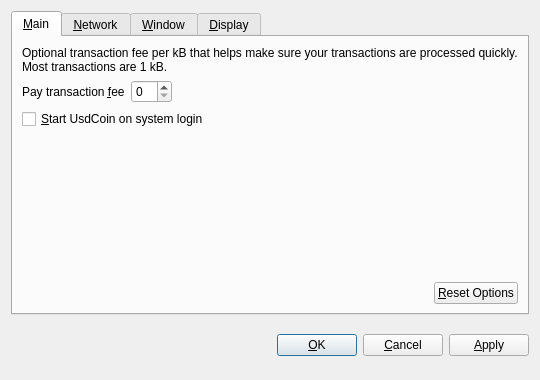
<?xml version="1.0" encoding="UTF-8"?>
<ui version="4.0">
 <class>OptionsDialog</class>
 <widget class="QDialog" name="OptionsDialog">
  <property name="geometry">
   <rect>
    <x>0</x>
    <y>0</y>
    <width>540</width>
    <height>380</height>
   </rect>
  </property>
  <property name="windowTitle">
   <string>Options</string>
  </property>
  <property name="modal">
   <bool>true</bool>
  </property>
  <layout class="QVBoxLayout" name="verticalLayout">
   <item>
    <widget class="QTabWidget" name="tabWidget">
     <property name="tabPosition">
      <enum>QTabWidget::North</enum>
     </property>
     <property name="currentIndex">
      <number>0</number>
     </property>
     <widget class="QWidget" name="tabMain">
      <attribute name="title">
       <string>&amp;Main</string>
      </attribute>
      <layout class="QVBoxLayout" name="verticalLayout_Main">
       <item>
        <widget class="QLabel" name="transactionFeeInfoLabel">
         <property name="text">
          <string>Optional transaction fee per kB that helps make sure your transactions are processed quickly. Most transactions are 1 kB.</string>
         </property>
         <property name="textFormat">
          <enum>Qt::PlainText</enum>
         </property>
         <property name="wordWrap">
          <bool>true</bool>
         </property>
        </widget>
       </item>
       <item>
        <layout class="QHBoxLayout" name="horizontalLayout_1_Main">
         <item>
          <widget class="QLabel" name="transactionFeeLabel">
           <property name="text">
            <string>Pay transaction &amp;fee</string>
           </property>
           <property name="textFormat">
            <enum>Qt::PlainText</enum>
           </property>
           <property name="buddy">
            <cstring>transactionFee</cstring>
           </property>
          </widget>
         </item>
         <item>
          <widget class="BitcoinAmountField" name="transactionFee"/>
         </item>
         <item>
          <spacer name="horizontalSpacer_1_Main">
           <property name="orientation">
            <enum>Qt::Horizontal</enum>
           </property>
           <property name="sizeHint" stdset="0">
            <size>
             <width>40</width>
             <height>20</height>
            </size>
           </property>
          </spacer>
         </item>
        </layout>
       </item>
       <item>
        <widget class="QCheckBox" name="bitcoinAtStartup">
         <property name="toolTip">
          <string>Automatically start UsdCoin after logging in to the system.</string>
         </property>
         <property name="text">
          <string>&amp;Start UsdCoin on system login</string>
         </property>
        </widget>
       </item>
       <item>
        <spacer name="verticalSpacer_Main">
         <property name="orientation">
          <enum>Qt::Vertical</enum>
         </property>
         <property name="sizeHint" stdset="0">
          <size>
           <width>20</width>
           <height>40</height>
          </size>
         </property>
        </spacer>
       </item>
       <item>
        <layout class="QHBoxLayout" name="horizontalLayout_2_Main">
         <item>
          <spacer name="horizontalSpacer_2_Main">
           <property name="orientation">
            <enum>Qt::Horizontal</enum>
           </property>
           <property name="sizeHint" stdset="0">
            <size>
             <width>40</width>
             <height>20</height>
            </size>
           </property>
          </spacer>
         </item>
         <item>
          <widget class="QPushButton" name="resetButton">
           <property name="toolTip">
            <string>Reset all client options to default.</string>
           </property>
           <property name="text">
            <string>&amp;Reset Options</string>
           </property>
           <property name="autoDefault">
            <bool>false</bool>
           </property>
          </widget>
         </item>
        </layout>
       </item>
      </layout>
     </widget>
     <widget class="QWidget" name="tabNetwork">
      <attribute name="title">
       <string>&amp;Network</string>
      </attribute>
      <layout class="QVBoxLayout" name="verticalLayout_Network">
       <item>
        <widget class="QCheckBox" name="mapPortUpnp">
         <property name="toolTip">
          <string>Automatically open the UsdCoin client port on the router. This only works when your router supports UPnP and it is enabled.</string>
         </property>
         <property name="text">
          <string>Map port using &amp;UPnP</string>
         </property>
        </widget>
       </item>
       <item>
        <widget class="QCheckBox" name="connectSocks">
         <property name="toolTip">
          <string>Connect to the UsdCoin network through a SOCKS proxy (e.g. when connecting through Tor).</string>
         </property>
         <property name="text">
          <string>&amp;Connect through SOCKS proxy:</string>
         </property>
        </widget>
       </item>
       <item>
        <layout class="QHBoxLayout" name="horizontalLayout_Network">
         <item>
          <widget class="QLabel" name="proxyIpLabel">
           <property name="text">
            <string>Proxy &amp;IP:</string>
           </property>
           <property name="textFormat">
            <enum>Qt::PlainText</enum>
           </property>
           <property name="buddy">
            <cstring>proxyIp</cstring>
           </property>
          </widget>
         </item>
         <item>
          <widget class="QValidatedLineEdit" name="proxyIp">
           <property name="maximumSize">
            <size>
             <width>140</width>
             <height>16777215</height>
            </size>
           </property>
           <property name="toolTip">
            <string>IP address of the proxy (e.g. 127.0.0.1)</string>
           </property>
          </widget>
         </item>
         <item>
          <widget class="QLabel" name="proxyPortLabel">
           <property name="text">
            <string>&amp;Port:</string>
           </property>
           <property name="textFormat">
            <enum>Qt::PlainText</enum>
           </property>
           <property name="buddy">
            <cstring>proxyPort</cstring>
           </property>
          </widget>
         </item>
         <item>
          <widget class="QLineEdit" name="proxyPort">
           <property name="maximumSize">
            <size>
             <width>55</width>
             <height>16777215</height>
            </size>
           </property>
           <property name="toolTip">
            <string>Port of the proxy (e.g. 9050)</string>
           </property>
          </widget>
         </item>
         <item>
          <widget class="QLabel" name="socksVersionLabel">
           <property name="text">
            <string>SOCKS &amp;Version:</string>
           </property>
           <property name="textFormat">
            <enum>Qt::PlainText</enum>
           </property>
           <property name="buddy">
            <cstring>socksVersion</cstring>
           </property>
          </widget>
         </item>
         <item>
          <widget class="QValueComboBox" name="socksVersion">
           <property name="toolTip">
            <string>SOCKS version of the proxy (e.g. 5)</string>
           </property>
          </widget>
         </item>
         <item>
          <spacer name="horizontalSpacer_Network">
           <property name="orientation">
            <enum>Qt::Horizontal</enum>
           </property>
           <property name="sizeHint" stdset="0">
            <size>
             <width>40</width>
             <height>20</height>
            </size>
           </property>
          </spacer>
         </item>
        </layout>
       </item>
       <item>
        <spacer name="verticalSpacer_Network">
         <property name="orientation">
          <enum>Qt::Vertical</enum>
         </property>
         <property name="sizeHint" stdset="0">
          <size>
           <width>20</width>
           <height>40</height>
          </size>
         </property>
        </spacer>
       </item>
      </layout>
     </widget>
     <widget class="QWidget" name="tabWindow">
      <attribute name="title">
       <string>&amp;Window</string>
      </attribute>
      <layout class="QVBoxLayout" name="verticalLayout_Window">
       <item>
        <widget class="QCheckBox" name="minimizeToTray">
         <property name="toolTip">
          <string>Show only a tray icon after minimizing the window.</string>
         </property>
         <property name="text">
          <string>&amp;Minimize to the tray instead of the taskbar</string>
         </property>
        </widget>
       </item>
       <item>
        <widget class="QCheckBox" name="minimizeOnClose">
         <property name="toolTip">
          <string>Minimize instead of exit the application when the window is closed. When this option is enabled, the application will be closed only after selecting Quit in the menu.</string>
         </property>
         <property name="text">
          <string>M&amp;inimize on close</string>
         </property>
        </widget>
       </item>
       <item>
        <spacer name="verticalSpacer_Window">
         <property name="orientation">
          <enum>Qt::Vertical</enum>
         </property>
         <property name="sizeHint" stdset="0">
          <size>
           <width>20</width>
           <height>40</height>
          </size>
         </property>
        </spacer>
       </item>
      </layout>
     </widget>
     <widget class="QWidget" name="tabDisplay">
      <attribute name="title">
       <string>&amp;Display</string>
      </attribute>
      <layout class="QVBoxLayout" name="verticalLayout_Display">
       <item>
        <layout class="QHBoxLayout" name="horizontalLayout_1_Display">
         <item>
          <widget class="QLabel" name="langLabel">
           <property name="text">
            <string>User Interface &amp;language:</string>
           </property>
           <property name="textFormat">
            <enum>Qt::PlainText</enum>
           </property>
           <property name="buddy">
            <cstring>lang</cstring>
           </property>
          </widget>
         </item>
         <item>
          <widget class="QValueComboBox" name="lang">
           <property name="toolTip">
            <string>The user interface language can be set here. This setting will take effect after restarting UsdCoin.</string>
           </property>
          </widget>
         </item>
        </layout>
       </item>
       <item>
        <layout class="QHBoxLayout" name="horizontalLayout_2_Display">
         <item>
          <widget class="QLabel" name="unitLabel">
           <property name="text">
            <string>&amp;Unit to show amounts in:</string>
           </property>
           <property name="textFormat">
            <enum>Qt::PlainText</enum>
           </property>
           <property name="buddy">
            <cstring>unit</cstring>
           </property>
          </widget>
         </item>
         <item>
          <widget class="QValueComboBox" name="unit">
           <property name="toolTip">
            <string>Choose the default subdivision unit to show in the interface and when sending coins.</string>
           </property>
          </widget>
         </item>
        </layout>
       </item>
       <item>
        <widget class="QCheckBox" name="displayAddresses">
         <property name="toolTip">
          <string>Whether to show UsdCoin addresses in the transaction list or not.</string>
         </property>
         <property name="text">
          <string>&amp;Display addresses in transaction list</string>
         </property>
        </widget>
       </item>
       <item>
        <widget class="QCheckBox" name="coinControlFeatures">
         <property name="toolTip">
          <string>Whether to show coin control features or not.</string>
         </property>
         <property name="text">
          <string>Display coin &amp;control features (experts only!)</string>
         </property>
        </widget>
       </item>
       <item>
        <spacer name="verticalSpacer_Display">
         <property name="orientation">
          <enum>Qt::Vertical</enum>
         </property>
         <property name="sizeHint" stdset="0">
          <size>
           <width>20</width>
           <height>40</height>
          </size>
         </property>
        </spacer>
       </item>
      </layout>
     </widget>
    </widget>
   </item>
   <item>
    <layout class="QHBoxLayout" name="horizontalLayout_Buttons">
     <item>
      <spacer name="horizontalSpacer_1">
       <property name="orientation">
        <enum>Qt::Horizontal</enum>
       </property>
       <property name="sizeHint" stdset="0">
        <size>
         <width>40</width>
         <height>48</height>
        </size>
       </property>
      </spacer>
     </item>
     <item>
      <widget class="QLabel" name="statusLabel">
       <property name="font">
        <font>
         <weight>75</weight>
         <bold>true</bold>
        </font>
       </property>
       <property name="text">
        <string/>
       </property>
       <property name="textFormat">
        <enum>Qt::PlainText</enum>
       </property>
       <property name="wordWrap">
        <bool>true</bool>
       </property>
      </widget>
     </item>
     <item>
      <spacer name="horizontalSpacer_2">
       <property name="orientation">
        <enum>Qt::Horizontal</enum>
       </property>
       <property name="sizeHint" stdset="0">
        <size>
         <width>40</width>
         <height>48</height>
        </size>
       </property>
      </spacer>
     </item>
     <item>
      <widget class="QPushButton" name="okButton">
       <property name="text">
        <string>&amp;OK</string>
       </property>
      </widget>
     </item>
     <item>
      <widget class="QPushButton" name="cancelButton">
       <property name="text">
        <string>&amp;Cancel</string>
       </property>
       <property name="autoDefault">
        <bool>false</bool>
       </property>
      </widget>
     </item>
     <item>
      <widget class="QPushButton" name="applyButton">
       <property name="text">
        <string>&amp;Apply</string>
       </property>
       <property name="autoDefault">
        <bool>false</bool>
       </property>
      </widget>
     </item>
    </layout>
   </item>
  </layout>
 </widget>
 <customwidgets>
  <customwidget>
   <class>BitcoinAmountField</class>
   <extends>QSpinBox</extends>
   <header>bitcoinamountfield.h</header>
  </customwidget>
  <customwidget>
   <class>QValueComboBox</class>
   <extends>QComboBox</extends>
   <header>qvaluecombobox.h</header>
  </customwidget>
  <customwidget>
   <class>QValidatedLineEdit</class>
   <extends>QLineEdit</extends>
   <header>qvalidatedlineedit.h</header>
  </customwidget>
 </customwidgets>
 <resources/>
 <connections/>
</ui>
